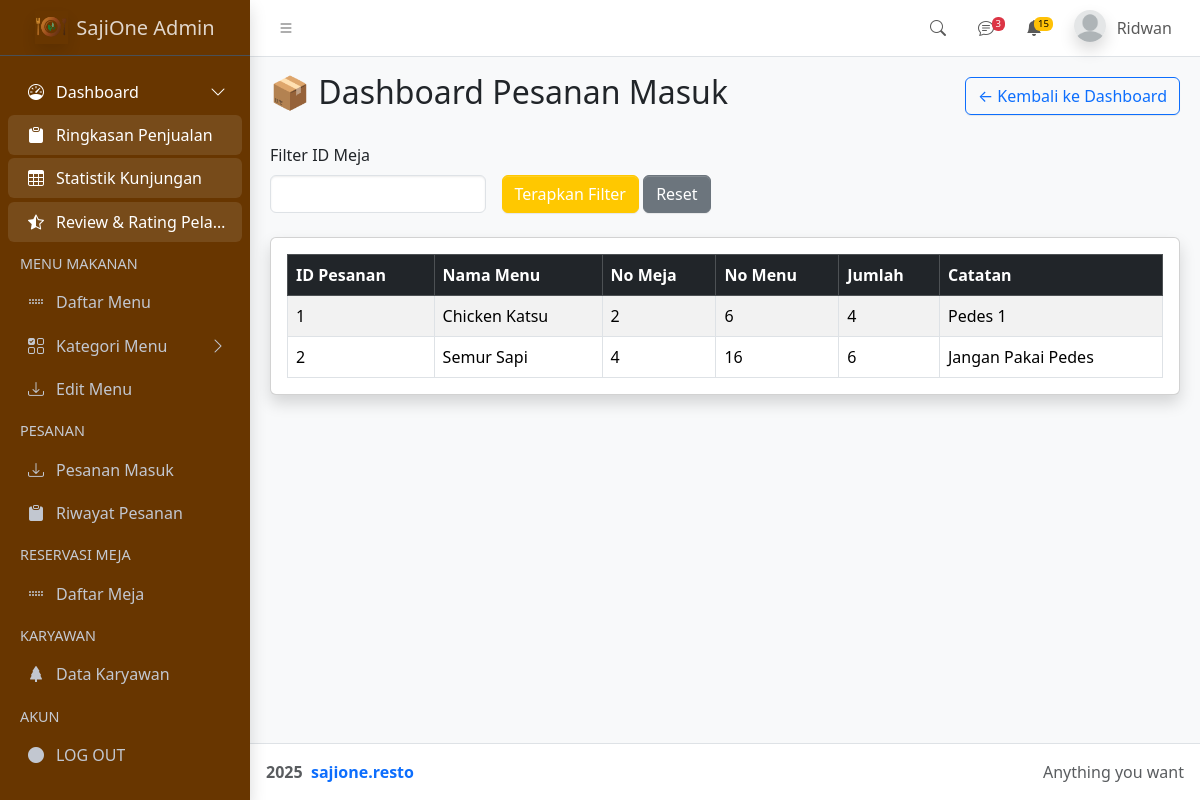
The page /docs/pesanan-masuk.php (signed in) on the database its author committed.
### tables this page shows
CREATE TABLE `pesanan` (
  `id_pesanan` int NOT NULL,
  `nama_menu` varchar(123) NOT NULL,
  `no_meja` int DEFAULT NULL,
  `no_menu` int DEFAULT NULL,
  `jumlah` int NOT NULL DEFAULT '1',
  `catatan` text
);

### docs/pesanan-masuk.php (the view, shortened to what this page needs)
<?php
include '../conn.php';
$filter_meja = isset($_GET['meja']) ? $_GET['meja'] : '';
$query = "SELECT * FROM pesanan";
$result = mysqli_query($conn, $query);
?>
<!doctype html>
<html lang="en">
    <head>
        <link
        rel="stylesheet"
        href="https://cdn.jsdelivr.net/npm/@fontsource/source-sans-3@5.0.12/index.css"
        media="print"
        onload="this.media='all'"
        />
        <link
        rel="stylesheet"
        href="https://cdn.jsdelivr.net/npm/overlayscrollbars@2.11.0/styles/overlayscrollbars.min.css"
        />
        <link
        rel="stylesheet"
        href="https://cdn.jsdelivr.net/npm/bootstrap-icons@1.13.1/font/bootstrap-icons.min.css"
        />
        <link rel="stylesheet" href="../css/adminlte.css" />
    </head>
    <body class="layout-fixed sidebar-expand-lg sidebar-open bg-body-tertiary">
        <div class="app-wrapper">
        <nav class="app-header navbar navbar-expand bg-body">
            <div class="container-fluid">
            <ul class="navbar-nav">
                <li class="nav-item">
                <a class="nav-link" data-lte-toggle="sidebar" href="#" role="button">
                    <i class="bi bi-list"></i>
                </a>
                </li>
            </ul>
            <ul class="navbar-nav ms-auto">
                <li class="nav-item">
                <a class="nav-link" data-widget="navbar-search" href="#" role="button">
                    <i class="bi bi-search"></i>
                </a>
                </li>
                <li class="nav-item dropdown">
                <a class="nav-link" data-bs-toggle="dropdown" href="#">
                    <i class="bi bi-chat-text"></i>
                    <span class="navbar-badge badge text-bg-danger">3</span>
                </a>
                </li>
                <li class="nav-item dropdown">
                <a class="nav-link" data-bs-toggle="dropdown" href="#">
                    <span class="navbar-badge badge text-bg-warning">15</span>
                </a>
                <li class="nav-item dropdown user-menu">
                <a href="#" class="nav-link dropdown-toggle" data-bs-toggle="dropdown">
                  <img
                    src="../assets/img/profile.jpg"
                    class="user-image rounded-circle shadow"
                    alt="User Image"
                  />
                  <span class="d-none d-md-inline"><?php echo $_SESSION['nama_lengkap']; ?></span>
                </a>
            </div>
            </nav>
        <aside class="app-sidebar bg-body-secondary shadow" data-bs-theme="dark">
            <div class="sidebar-brand">
            <a href="../admin1.php" class="brand-link">
                <img
                src="../assets/img/SajiOne.png" alt="AdminLTE Logo" class="brand-image opacity-75 shadow"/>
                <span class="brand-text fw-light">SajiOne Admin</span>
                </a>
            </div>
            <div class="sidebar-wrapper">
            <nav class="mt-2">
                <ul
                class="nav sidebar-menu flex-column"
                data-lte-toggle="treeview"
                role="navigation"
                aria-label="Main navigation"
                data-accordion="false"
                id="navigation"
                >
                <li class="nav-item menu-open">
                    <a href="#" class="nav-link active">
                    <i class="nav-icon bi bi-speedometer"></i>
                    <p>
                        Dashboard
                    </p>
                    </a>
                    <ul class="nav nav-treeview">
                    <li class="nav-item">
                        <a href="../admin1.php" class="nav-link active">
                        <i class="nav-icon bi bi-clipboard-fill"></i>
                        <p>Ringkasan Penjualan</p>
                        </a>
                    </li>
                    </ul>
                    <ul class="nav nav-treeview">
                    <li class="nav-item">
                        <a href="../statistik-kunjungan.php" class="nav-link active">
                        <i class="nav-icon bi bi-table"></i>
                        <p>Statistik Kunjungan</p>
                        </a>
                    </li>
                    </ul>
                    <ul class="nav nav-treeview">
                    <li class="nav-item">
                        <a href="../UI/timeline.php" class="nav-link active">
                        <i class="nav-icon bi bi-star-half"></i>
                        <p>Review & Rating Pelanggan</p>
                        </a>
                    </li>
                    </ul>
                </li>
                <li class="nav-header">MENU MAKANAN</li>
                <li class="nav-item">
                    <a href="../docs/introduction.php" class="nav-link">
                    <i class="nav-icon bi bi-grip-horizontal"></i>
                    <p>Daftar Menu</p>
                    </a>
                </li>
                <li class="nav-item">
                    <a href="#" class="nav-link">
                    <i class="nav-icon bi bi-ui-checks-grid"></i>
                    <p>
                        Kategori Menu
                    </p>
                    </a>
                </li>
                <li class="nav-item">
                    <a href="../docs/tambah-edit-menu.php" class="nav-link">
                    <i class="nav-icon bi bi-download"></i>
                    <p>Edit Menu</p>
                    </a>
                </li>
                <li class="nav-header">PESANAN</li>
                <li class="nav-item">
                    <a href="../docs/pesanan-masuk.php" class="nav-link">
                    <i class="nav-icon bi bi-download"></i>
                    <p>Pesanan Masuk</p>
                    </a>
                </li>
                <li class="nav-item">
                    <a href="../docs/riwayat-pesanan.php" class="nav-link">
                    <i class="nav-icon bi bi-clipboard-fill"></i>
                    <p>Riwayat Pesanan</p>
                    </a>
                </li>
                <li class="nav-header">RESERVASI MEJA</li>
                <li class="nav-item">
                    <a href="../docs/daftar-meja.php" class="nav-link">
                    <i class="nav-icon bi bi-grip-horizontal"></i>
                    <p>Daftar Meja</p>
                    </a>
                </li>
                <li class="nav-header">KARYAWAN</li>
                <li class="nav-item">
                    <a href="../docs/daftar-karyawan.php" class="nav-link">
                    <i class="nav-icon bi bi-tree-fill"></i>
                    <p>Data Karyawan</p>
                    </a>
                </li>
                <li class="nav-header">AKUN</li>
                <li class="nav-item">
                    <a href="../login.php" class="nav-link">
                    <i class="nav-icon bi bi-circle-fill"></i>
                    <p>LOG OUT</p>
                    </a>
                </li>
                </ul>
                </nav>
            </div>
            </aside>
        <main class="app-main">
            <div class="app-content-header">
            <div class="container-fluid">
                <div class="d-flex justify-content-between align-items-center mb-4">
                    <h2>📦 Dashboard Pesanan Masuk</h2>
                    <a href="../admin1.php" class="btn btn-outline-primary">← Kembali ke Dashboard</a>
                </div>
                <form class="row g-3 mb-4" method="get">
                    <div class="col-md-3">
                        <label for="meja" class="form-label">Filter ID Meja</label>
                        <input type="text" class="form-control" name="meja" id="meja" value="<?= htmlspecialchars($filter_meja) ?>">
                    </div>
                    <div class="col-md-3 align-self-end">
                        <button type="submit" class="btn btn-primary">Terapkan Filter</button>
                        <a href="pesanan-masuk.php" class="btn btn-secondary">Reset</a>
                    </div>
                </form>
                <div class="card shadow">
                    <div class="card-body">
                        <table class="table table-bordered table-striped">
                            <thead class="table-dark">
                                <tr>
                                    <th>ID Pesanan</th>
                                    <th>Nama Menu</th>
                                    <th>No Meja</th>
                                    <th>No Menu</th>
                                    <th>Jumlah</th>
                                    <th>Catatan</th>
                                </tr>
                            </thead>
                            <tbody>
                                <?php if (mysqli_num_rows($result) > 0) : ?>
                                    <?php while ($row = mysqli_fetch_assoc($result)) : ?>
                                        <tr>
                                            <td><?= htmlspecialchars($row['id_pesanan']) ?></td>
                                             <td><?= htmlspecialchars($row['nama_menu']) ?></td>
                                            <td><?= htmlspecialchars($row['no_meja']) ?></td>
                                            <td><?= htmlspecialchars($row['no_menu']) ?></td>
                                            <td><?= htmlspecialchars($row['jumlah']) ?></td>
                                            <td><?= htmlspecialchars($row['catatan']) ?></td>
                                        </tr>
                                    <?php endwhile; ?>
                                <?php else : ?>
                                    <tr>
                                        <td colspan="5" class="text-center">Tidak ada pesanan yang sesuai filter.</td>
                                    </tr>
                                <?php endif; ?>
                            </tbody>
                        </table>
                    </div>
                </div>
            </div>
            </div>
            </main>
        <footer class="app-footer">
            <div class="float-end d-none d-sm-inline">Anything you want</div>
            <strong>
            <strong>
            2025&nbsp;
            <a href="https://Sajione.resto" class="text-decoration-none">sajione.resto</a>
            </strong>
        </footer>
        </div>
        </body>
    </html>

### rows shown on the page
pesanan: id_pesanan "1", nama_menu "Chicken Katsu", no_meja "2", no_menu "6", jumlah "4", catatan "Pedes 1"
pesanan: id_pesanan "2", nama_menu "Semur Sapi", no_meja "4", no_menu "16", jumlah "6", catatan "Jangan Pakai Pedes"

### other values the page prints
$_SESSION['nama_lengkap'] "Ridwan"
